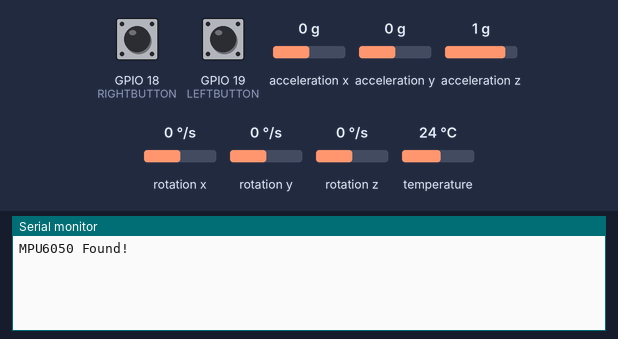
This sketch was run on a simulated ESP32. Parts: the last lines printed to the serial monitor. The test bench sets the inputs (shaded band); at power-on: GPIO 18 (RIGHTBUTTON) HIGH, GPIO 19 (LEFTBUTTON) HIGH, acceleration x 0 g, acceleration y 0 g, acceleration z 1 g, rotation x 0 °/s, rotation y 0 °/s, rotation z 0 °/s, temperature 24 °C. USB keyboard and mouse output is not drawn.

Above: at 2.2 s.
2.3 s: GPIO 18 (RIGHTBUTTON) pulled LOW for 3.2 s
At 5.4 s:
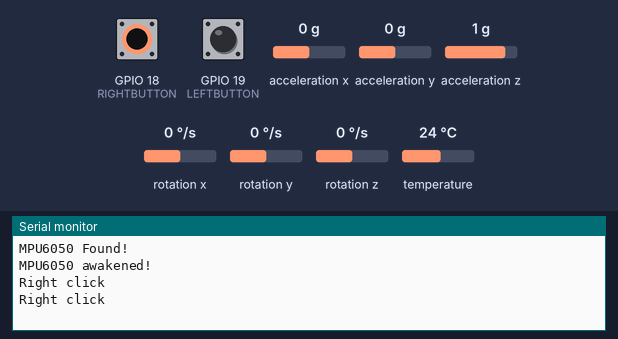
7.0 s: GPIO 19 (LEFTBUTTON) pulled LOW for 0.15 s
At 8.0 s:
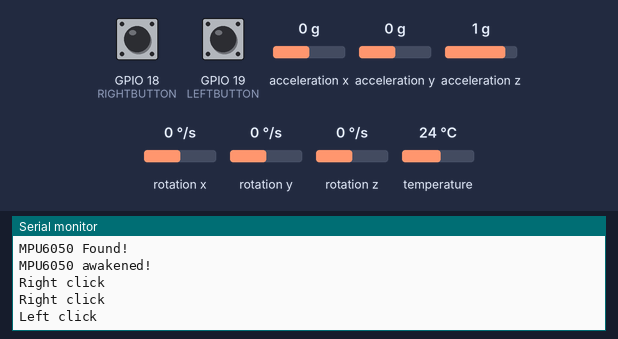

Measured:
- after the input at 2.3 s, the serial monitor: prints a new line after 2.2 s (image 1)
- after the input at 7.0 s, the serial monitor: prints a new line at once (image 2)

The sketch:

47_ESP32_AirMouse.ino
```cpp
// (licence header left out)
#include <BleMouse.h>
#include <Adafruit_MPU6050.h>

#define LEFTBUTTON 19
#define RIGHTBUTTON 18
#define SPEED 10

Adafruit_MPU6050 mpu;
BleMouse bleMouse;

bool sleepMPU = true;
long mpuDelayMillis;

void setup() {
  Serial.begin(115200);

  pinMode(LEFTBUTTON, INPUT_PULLUP);
  pinMode(RIGHTBUTTON, INPUT_PULLUP);

  bleMouse.begin();

  delay(1000);
  // Try to initialize MPU!
  if (!mpu.begin()) {
    Serial.println("Failed to find MPU6050 chip");
    while (1) {
      delay(10);
    }
  }
  Serial.println("MPU6050 Found!");

  //Sleep MPU library till Bluetooth is connected as it seems to interrupt connection
  mpu.enableSleep(sleepMPU);
}

void loop() {
  if (bleMouse.isConnected()) {
    if (sleepMPU) {
      delay(3000);
      Serial.println("MPU6050 awakened!");
      sleepMPU = false;
      mpu.enableSleep(sleepMPU);
      delay(500);
    }

    sensors_event_t a, g, temp;
    mpu.getEvent(&a, &g, &temp);

    // Depending on how you connected the MPU6050
    // You might need to swap these axeses or make them positive or negative
    bleMouse.move(g.gyro.z * -SPEED, g.gyro.x * -SPEED);

    if (!digitalRead(LEFTBUTTON)) {
      Serial.println("Left click");
      bleMouse.click(MOUSE_LEFT);
      delay(500);
    }

    if (!digitalRead(RIGHTBUTTON)) {
      Serial.println("Right click");
      bleMouse.click(MOUSE_RIGHT);
      delay(500);
    }
  }
}
```
